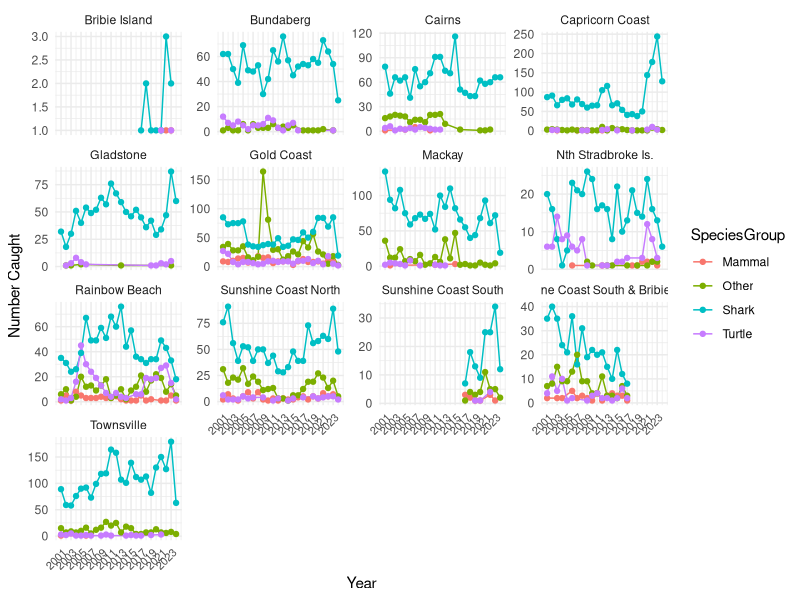
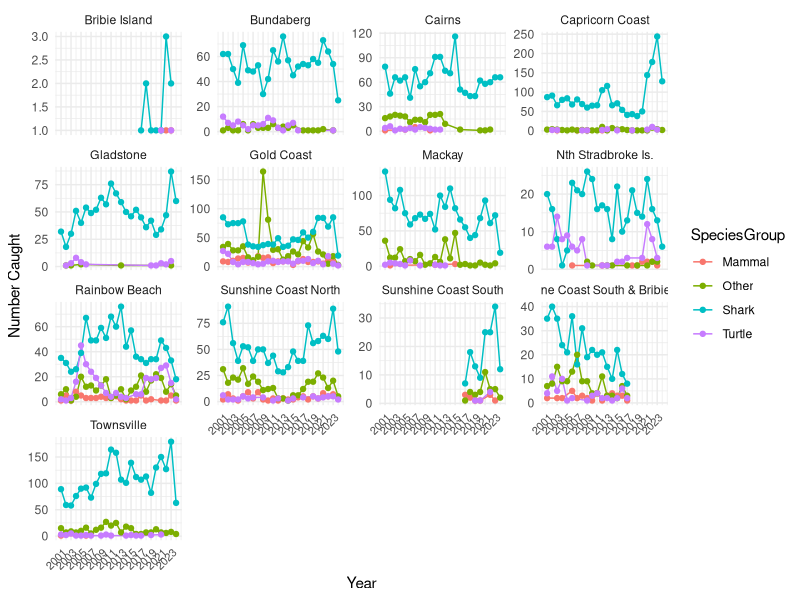

Recreate these plots in R, in order.
## ---- chunk 1
knitr::opts_chunk$set(
	echo = TRUE,
	message = FALSE,
	warning = FALSE
)
## ---- chunk 2
library(readr)
sharkdatacustom <- read_csv("../data/sharkdatacustom.csv")
## ---- chunk 3
library(tidyverse)
## ---- chunk 4
# Filter out the rows that contain 'Total' in SpeciesGroup or Area
filtered_sharkcontroldata <- sharkdatacustom %>% 
  filter(!grepl("Total", SpeciesGroup) & !grepl("Total", Area))

## ---- chunk 5
library(ggplot2)  # creating plots
library(dplyr)    # data manipulation
## ---- chunk 6
ggplot(filtered_sharkcontroldata , aes(x = CalendarYear, y = `NumberCaught Total`, color = SpeciesGroup, group = SpeciesGroup)) +
  geom_line() +                             # Add lines connecting the points
  geom_point() +                            # Add points at each data point
  facet_wrap(~Area, scales = "free_y") +    # Create separate plots for each area with independent y scales
  scale_x_continuous(breaks = seq(min(filtered_sharkcontroldata $CalendarYear, na.rm = TRUE), 
                                  max(filtered_sharkcontroldata $CalendarYear, na.rm = TRUE), by = 2)) + # Set x-axis breaks  every 2 years so the years don't overlap
  labs( x = "Year", 
       y = "Number Caught") +               # Add labels 
  theme_minimal() +                         # Use a minimal theme 
  theme(axis.text.x = element_text(angle = 45, hjust = 1, size = 8)) # Rotate and adjust x-axis text                      

# Save the plot with specified dimensions
ggsave("time_series_plot.png", width = 14, height = 8)
